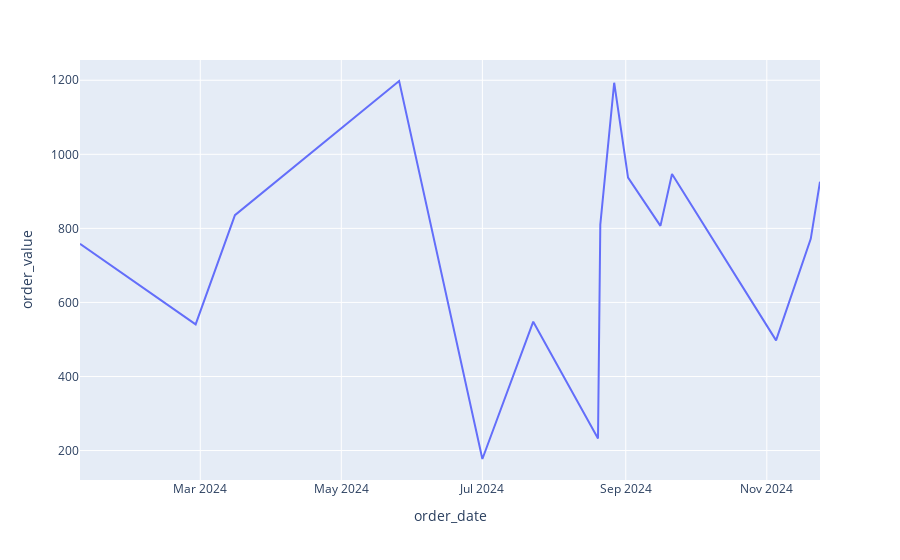

The cell this chart's notebook holds for it:
### Code cell
fig = px.line(df, x='order_date', y='order_value')
fig.show()
# using plotly express, i used the order data, with the x axis containing the order date and the y axis containing the order value | reference: plotly.com/python/line-charts/

### Figure 1 — Plotly figure (JSON) as saved in the notebook; plotly's stock layout.template omitted (floating-point values rounded to 4 significant figures)
{"data": [{"hovertemplate": "order_date=%{x}<br>order_value=%{y}<extra></extra>", "legendgroup": "", "line": {"color": "#636efa", "dash": "solid"}, "marker": {"symbol": "circle"}, "mode": "lines", "name": "", "orientation": "v", "showlegend": false, "type": "scatter", "x": ["2024-01-09", "2024-02-28", "2024-03-16", "2024-05-26", "2024-07-01", "2024-07-23", "2024-08-20", "2024-08-21", "2024-08-27", "2024-09-02", "2024-09-16", "2024-09-21", "2024-11-05", "2024-11-20", "2024-11-24"], "xaxis": "x", "y": [758.1, 540.8, 835.8, 1198.0, 177.2, 548.1, 232.3, 810.2, 1193.0, 937.1, 806.7, 947.0, 497.5, 771.8, 926.2], "yaxis": "y"}], "layout": {"legend": {"tracegroupgap": 0}, "margin": {"t": 60}, "xaxis": {"anchor": "y", "domain": [0, 1], "title": {"text": "order_date"}}, "yaxis": {"anchor": "x", "domain": [0, 1], "title": {"text": "order_value"}}}}
